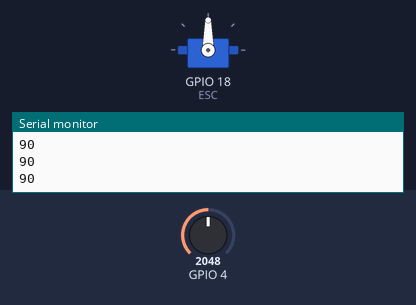
The sketch below on a simulated ESP32. Parts: servo, the last lines printed to the serial monitor. The inputs (shaded band) are chosen by the test bench; at power-on: GPIO 4 = 2048.

Above: at 1.2 s.
1.3 s: GPIO 4 set to 2866
At 1.9 s:
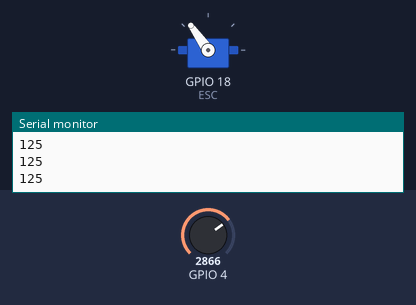
2.8 s: GPIO 4 set to 3603
At 3.1 s:
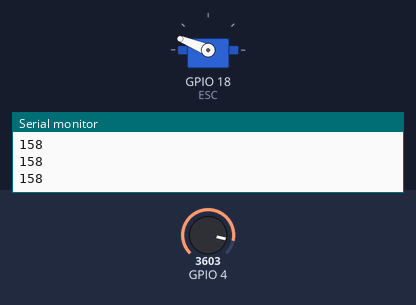
4.3 s: GPIO 4 set to 4095
At 5.5 s:
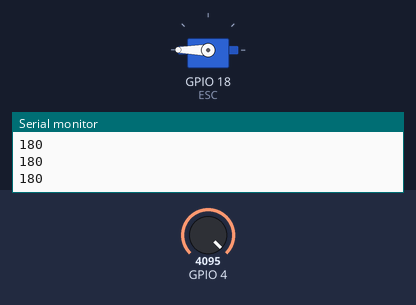
5.8 s: GPIO 4 set to 1228
At 6.8 s:
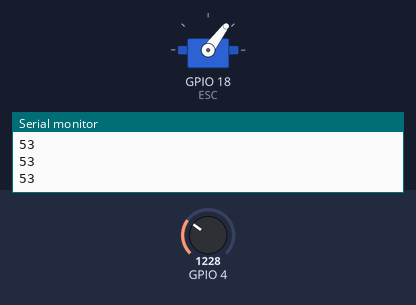
7.3 s: GPIO 4 set to 491
At 8.0 s:
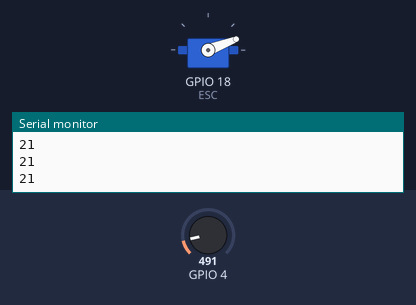
8.8 s: GPIO 4 set to 0
At 9.2 s:
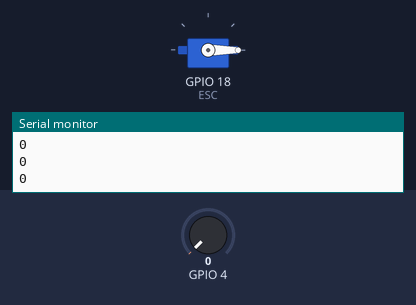
Timing chart, 0 to 11.3 s (numbered marks = the images above; inputs shaded):
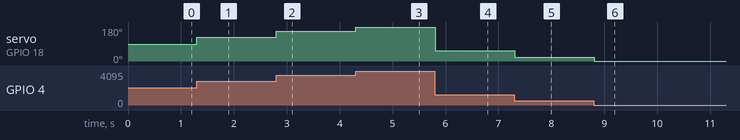

Measured:
- after the input at 1.3 s, servo on GPIO 18 (ESC): 90° → 125° at once
- after the input at 2.8 s, servo on GPIO 18 (ESC): 125° → 158° at once
- after the input at 4.3 s, servo on GPIO 18 (ESC): 158° → 180° at once
- after the input at 5.8 s, servo on GPIO 18 (ESC): 180° → 53° at once
- after the input at 7.3 s, servo on GPIO 18 (ESC): 53° → 21° at once
- after the input at 8.8 s, servo on GPIO 18 (ESC): 21° → 0° at once

The sketch:

motortest.ino
```cpp
#include <ESP32Servo.h>

Servo ESC;

int pot;

void setup() {
  Serial.begin(9600);
  pinMode(4, INPUT);
  ESC.setPeriodHertz(50); // Configura a frequência do sinal do servo (padrão é 50Hz)
  ESC.attach(18, 1000, 2000);
}

void loop() {
  pot = analogRead(4);
  pot = map(pot, 0, 4095, 0, 180);
  ESC.write(pot);
  Serial.println(pot);
  delay(100);
}
```
